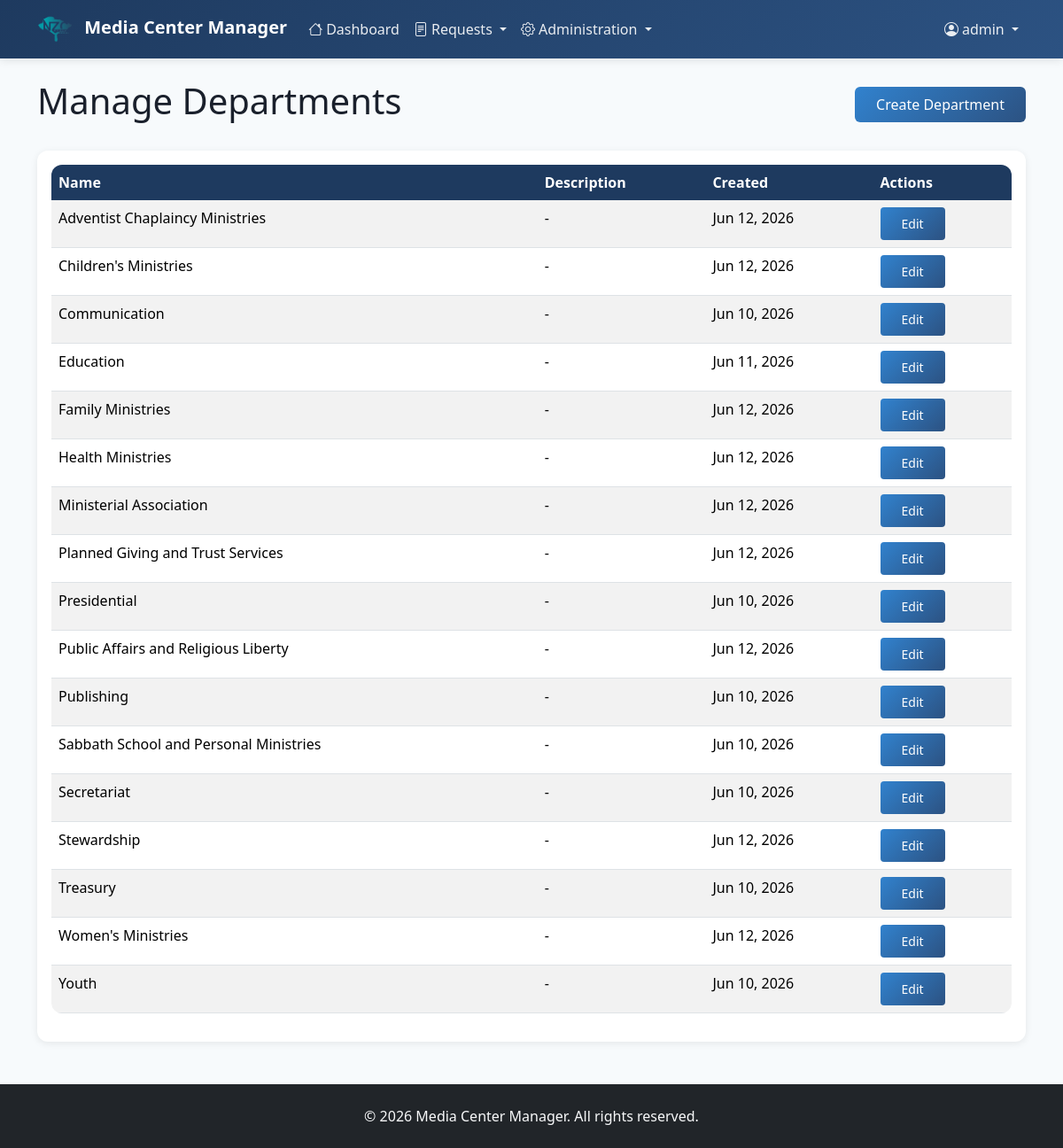
Page /departments/ (signed in) on the committed database.
### users/models.py (models this page shows, shortened)
class User(AbstractUser):
    ROLE_CHOICES = [
        ('department_staff', 'Department Staff'),
        ('departmental_director', 'Departmental Director'),
        ('communication_director', 'Communication Director'),
        ('media_team', 'Media Team'),
        ('admin', 'Admin'),
    ]
    role = models.CharField(max_length=30, choices=ROLE_CHOICES, default='department_staff')
    departments = models.ManyToManyField(
        'service_requests.Department',
        blank=True,
        related_name='members'
    )
    phone = models.CharField(max_length=20, blank=True)
    profile_picture = models.ImageField(upload_to='profile_pics/', blank=True, null=True)
    is_active = models.BooleanField(default=True)
    created_at = models.DateTimeField(auto_now_add=True)
    updated_at = models.DateTimeField(auto_now=True)
    google_id = models.CharField(
        max_length=255, blank=True, null=True, unique=True)
    google_picture_url = models.URLField(blank=True, null=True)
    google_verified_email = models.BooleanField(default=False)
    class Meta:
        ordering = ['username']

### service_requests/models.py (models this page shows, shortened)
class Department(models.Model):
    name = models.CharField(max_length=200, unique=True)
    description = models.TextField(blank=True)
    created_at = models.DateTimeField(auto_now_add=True)
    updated_at = models.DateTimeField(auto_now=True)
    class Meta:
        ordering = ['name']

### service_requests/views.py (the view)
# urls.py: path('departments/', views.department_list, name='department_list'),
@login_required
@user_passes_test(is_admin)
def department_list(request):
    departments = Department.objects.all()
    return render(request, 'service_requests/department_list.html', {'departments': departments})

### service_requests/views.py (called while the page is built)
def is_admin(user):
    return user.is_superuser or user.is_communication_director() or user.is_admin()

### templates/service_requests/department_list.html (shortened to what this page needs)
{% extends 'base.html' %}
{% block content %}
<div class="row">
    <div class="col-md-12">
        <div class="d-flex justify-content-between align-items-center mb-4">
            <h1>Manage Departments</h1>
            <a href="{% url 'department_create' %}" class="btn btn-primary">Create Department</a>
        </div>
        {% if departments %}
            <div class="card">
                <div class="card-body">
                    <div class="table-responsive">
                        <table class="table table-striped">
                            <thead>
                                <tr>
                                    <th>Name</th>
                                    <th>Description</th>
                                    <th>Created</th>
                                    <th>Actions</th>
                                </tr>
                            </thead>
                            <tbody>
                                {% for department in departments %}
                                <tr>
                                    <td>{{ department.name }}</td>
                                    <td>{{ department.description|truncatewords:20|default:'-' }}</td>
                                    <td>{{ department.created_at|date:"M d, Y" }}</td>
                                    <td>
                                        <a href="{% url 'department_edit' department.pk %}" class="btn btn-sm btn-primary">Edit</a>
                                    </td>
                                </tr>
                                {% endfor %}
                            </tbody>
                        </table>
                    </div>
                </div>
            </div>
        {% else %}
            <div class="alert alert-info">
                No departments found.
                <a href="{% url 'department_create' %}">Create your first department.</a>
            </div>
        {% endif %}
    </div>
</div>
{% endblock %}

### templates/base.html (shortened to what this page needs)
{% load static %}
<!DOCTYPE html>
<html lang="en">
<head>
    <link href="https://cdn.jsdelivr.net/npm/bootstrap@5.3.2/dist/css/bootstrap.min.css" rel="stylesheet">
    <link rel="stylesheet" href="https://cdn.jsdelivr.net/npm/bootstrap-icons@1.11.1/font/bootstrap-icons.css">
</head>
<body>
    <nav class="navbar navbar-expand-lg navbar-dark">
        <div class="container">
            <a class="navbar-brand" href="{% url 'dashboard' %}">
                <img src="{% static 'img/nzcmedia.png' %}" alt="NZC Media" height="40" class="me-2">
                <span>Media Center Manager</span>
            </a>
            <div class="collapse navbar-collapse" id="navbarNav">
                <ul class="navbar-nav me-auto">
                    <li class="nav-item">
                        <a class="nav-link" href="{% url 'dashboard' %}">
                            <i class="bi bi-house me-1"></i>Dashboard
                        </a>
                    </li>
                    <li class="nav-item dropdown">
                        <a class="nav-link dropdown-toggle" href="#" id="requestsDropdown" role="button" data-bs-toggle="dropdown">
                            <i class="bi bi-file-text me-1"></i>Requests
                        </a>
                    </li>
                    {% if user.is_authenticated %}
                        {% if user.is_superuser or user.is_admin %}
                            <li class="nav-item dropdown">
                                <a class="nav-link dropdown-toggle" href="#" id="adminDropdown" role="button" data-bs-toggle="dropdown">
                                    <i class="bi bi-gear me-1"></i>Administration
                                </a>
                            </li>
                        {% endif %}
                    {% endif %}
                </ul>
                <ul class="navbar-nav">
                    {% if user.is_authenticated %}
                        <li class="nav-item dropdown">
                            <a class="nav-link dropdown-toggle" href="#" id="navbarDropdown" role="button" data-bs-toggle="dropdown">
                                <i class="bi bi-person-circle me-1"></i>{{ user.get_full_name|default:user.username }}
                            </a>
                        </li>
                    {% endif %}
                </ul>
            </div>
        </div>
    </nav>
    <div class="main-content">
        <div class="container mt-4 mb-5">
            {% block content %}{% endblock %}
        </div>
    </div>
    <footer class="bg-dark text-light py-4">
        <div class="container text-center">
            <p class="mb-0">&copy; 2026 Media Center Manager. All rights reserved.</p>
        </div>
    </footer>
</body>
</html>

### templates/base.html (style rules this page uses)
:root { --primary-color: #1e3a5f; --secondary-color: #2c5282; --accent-color: #3182ce; --light-bg: #f7fafc; --border-color: #e2e8f0; --text-primary: #1a202c; --text-secondary: #4a5568; }
body { background-color: var(--light-bg); color: var(--text-primary); font-family: 'Segoe UI', Tahoma, Geneva, Verdana, sans-serif; display: flex; flex-direction: column; min-height: 100vh; }
.main-content { flex: 1; }
.navbar { background: linear-gradient(135deg, var(--primary-color) 0%, var(--secondary-color) 100%); box-shadow: 0 2px 10px rgba(0, 0, 0, 0.1); }
.navbar-brand { font-weight: 600; font-size: 1.25rem; }
.nav-link { font-weight: 500; color: rgba(255, 255, 255, 0.9) !important; transition: color 0.2s ease; }
.card { border: none; border-radius: 12px; box-shadow: 0 2px 8px rgba(0, 0, 0, 0.08); transition: box-shadow 0.3s ease; }
.btn-primary { background: linear-gradient(135deg, var(--accent-color) 0%, var(--secondary-color) 100%); border: none; font-weight: 500; padding: 0.5rem 1.5rem; transition: transform 0.2s ease, box-shadow 0.2s ease; }
.table { border-radius: 12px; overflow: hidden; }
.table thead th { background-color: var(--primary-color); color: #fff; border: none; font-weight: 600; }
.table tbody tr { transition: background-color 0.2s ease; }

### rows in the picture
User: get_full_name "admin"
Department: name "Adventist Chaplaincy Ministries", description "-", created_at "Jun 12, 2026"
Department: name "Children's Ministries", description "-", created_at "Jun 12, 2026"
Department: name "Communication", description "-", created_at "Jun 10, 2026"
Department: name "Education", description "-", created_at "Jun 11, 2026"
Department: name "Family Ministries", description "-", created_at "Jun 12, 2026"
Department: name "Health Ministries", description "-", created_at "Jun 12, 2026"
Department: name "Ministerial Association", description "-", created_at "Jun 12, 2026"
Department: name "Planned Giving and Trust Services", description "-", created_at "Jun 12, 2026"
Department: name "Presidential", description "-", created_at "Jun 10, 2026"
Department: name "Public Affairs and Religious Liberty", description "-", created_at "Jun 12, 2026"
Department: name "Publishing", description "-", created_at "Jun 10, 2026"
Department: name "Sabbath School and Personal Ministries", description "-", created_at "Jun 10, 2026"
Department: name "Secretariat", description "-", created_at "Jun 10, 2026"
Department: name "Stewardship", description "-", created_at "Jun 12, 2026"
Department: name "Treasury", description "-", created_at "Jun 10, 2026"
Department: name "Women's Ministries", description "-", created_at "Jun 12, 2026"
Department: name "Youth", description "-", created_at "Jun 10, 2026"
